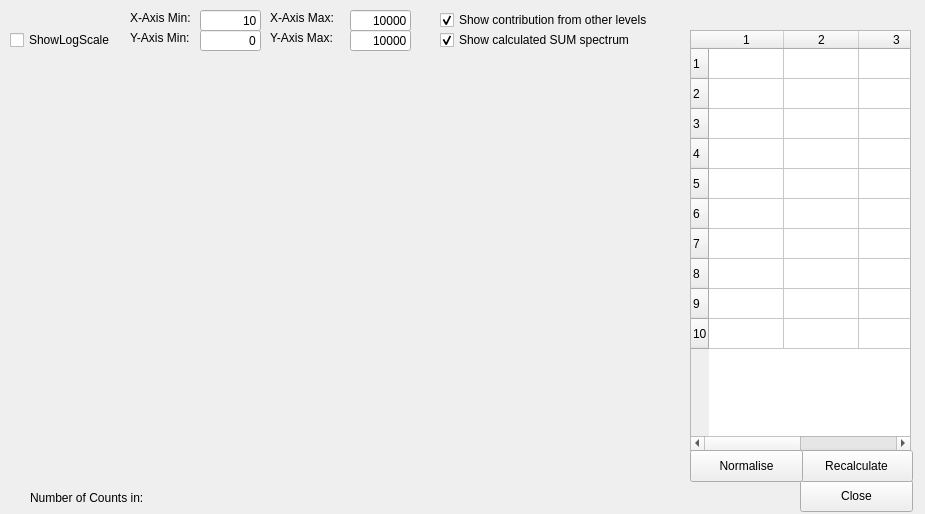
<?xml version="1.0" encoding="UTF-8"?>
<ui version="4.0">
 <class>ManualFitGraph</class>
 <widget class="QWidget" name="ManualFitGraph">
  <property name="geometry">
   <rect>
    <x>0</x>
    <y>0</y>
    <width>925</width>
    <height>514</height>
   </rect>
  </property>
  <property name="sizePolicy">
   <sizepolicy hsizetype="Preferred" vsizetype="Preferred">
    <horstretch>0</horstretch>
    <verstretch>0</verstretch>
   </sizepolicy>
  </property>
  <property name="windowTitle">
   <string>Manual Fit</string>
  </property>
  <widget class="QCustomPlot" name="histogramPlot" native="true">
   <property name="geometry">
    <rect>
     <x>30</x>
     <y>50</y>
     <width>651</width>
     <height>291</height>
    </rect>
   </property>
  </widget>
  <widget class="QPushButton" name="buttonClose">
   <property name="geometry">
    <rect>
     <x>800</x>
     <y>480</y>
     <width>113</width>
     <height>32</height>
    </rect>
   </property>
   <property name="text">
    <string>Close</string>
   </property>
  </widget>
  <widget class="QCustomPlot" name="histogramDiffPlot" native="true">
   <property name="geometry">
    <rect>
     <x>30</x>
     <y>350</y>
     <width>651</width>
     <height>131</height>
    </rect>
   </property>
  </widget>
  <widget class="QCheckBox" name="LogScaleCheck">
   <property name="geometry">
    <rect>
     <x>10</x>
     <y>30</y>
     <width>111</width>
     <height>20</height>
    </rect>
   </property>
   <property name="text">
    <string>ShowLogScale</string>
   </property>
  </widget>
  <widget class="QLabel" name="labelXAxisMin">
   <property name="geometry">
    <rect>
     <x>130</x>
     <y>10</y>
     <width>91</width>
     <height>16</height>
    </rect>
   </property>
   <property name="text">
    <string>X-Axis Min:</string>
   </property>
  </widget>
  <widget class="QLineEdit" name="lineEditXAxisMin">
   <property name="geometry">
    <rect>
     <x>200</x>
     <y>10</y>
     <width>61</width>
     <height>21</height>
    </rect>
   </property>
   <property name="text">
    <string>10</string>
   </property>
   <property name="maxLength">
    <number>6</number>
   </property>
   <property name="alignment">
    <set>Qt::AlignRight|Qt::AlignTrailing|Qt::AlignVCenter</set>
   </property>
  </widget>
  <widget class="QLineEdit" name="lineEditXAxisMax">
   <property name="geometry">
    <rect>
     <x>350</x>
     <y>10</y>
     <width>61</width>
     <height>21</height>
    </rect>
   </property>
   <property name="text">
    <string>10000</string>
   </property>
   <property name="maxLength">
    <number>6</number>
   </property>
   <property name="alignment">
    <set>Qt::AlignRight|Qt::AlignTrailing|Qt::AlignVCenter</set>
   </property>
  </widget>
  <widget class="QLabel" name="labelXAxisMax">
   <property name="geometry">
    <rect>
     <x>270</x>
     <y>10</y>
     <width>81</width>
     <height>16</height>
    </rect>
   </property>
   <property name="text">
    <string>X-Axis Max:</string>
   </property>
  </widget>
  <widget class="QTableWidget" name="tableLevels">
   <property name="geometry">
    <rect>
     <x>690</x>
     <y>30</y>
     <width>221</width>
     <height>421</height>
    </rect>
   </property>
   <property name="sizePolicy">
    <sizepolicy hsizetype="Expanding" vsizetype="Expanding">
     <horstretch>2</horstretch>
     <verstretch>2</verstretch>
    </sizepolicy>
   </property>
   <property name="iconSize">
    <size>
     <width>0</width>
     <height>0</height>
    </size>
   </property>
   <property name="rowCount">
    <number>10</number>
   </property>
   <property name="columnCount">
    <number>4</number>
   </property>
   <attribute name="horizontalHeaderDefaultSectionSize">
    <number>75</number>
   </attribute>
   <attribute name="horizontalHeaderStretchLastSection">
    <bool>true</bool>
   </attribute>
   <row/>
   <row/>
   <row/>
   <row/>
   <row/>
   <row/>
   <row/>
   <row/>
   <row/>
   <row/>
   <column/>
   <column/>
   <column/>
   <column/>
  </widget>
  <widget class="QPushButton" name="buttonRecalculate">
   <property name="geometry">
    <rect>
     <x>800</x>
     <y>450</y>
     <width>113</width>
     <height>32</height>
    </rect>
   </property>
   <property name="text">
    <string>Recalculate</string>
   </property>
  </widget>
  <widget class="QPushButton" name="buttonNormalise">
   <property name="geometry">
    <rect>
     <x>690</x>
     <y>450</y>
     <width>113</width>
     <height>32</height>
    </rect>
   </property>
   <property name="text">
    <string>Normalise</string>
   </property>
  </widget>
  <widget class="QCheckBox" name="checkContrOtherLevels">
   <property name="geometry">
    <rect>
     <x>440</x>
     <y>10</y>
     <width>241</width>
     <height>20</height>
    </rect>
   </property>
   <property name="text">
    <string>Show contribution from other levels</string>
   </property>
   <property name="checked">
    <bool>true</bool>
   </property>
  </widget>
  <widget class="QLabel" name="labelNoCounts">
   <property name="geometry">
    <rect>
     <x>30</x>
     <y>490</y>
     <width>651</width>
     <height>16</height>
    </rect>
   </property>
   <property name="text">
    <string>Number of Counts in:</string>
   </property>
  </widget>
  <widget class="QLabel" name="labelYAxisMin">
   <property name="geometry">
    <rect>
     <x>130</x>
     <y>30</y>
     <width>71</width>
     <height>16</height>
    </rect>
   </property>
   <property name="text">
    <string>Y-Axis Min:</string>
   </property>
  </widget>
  <widget class="QLabel" name="labelYAxisMax">
   <property name="geometry">
    <rect>
     <x>270</x>
     <y>30</y>
     <width>81</width>
     <height>16</height>
    </rect>
   </property>
   <property name="text">
    <string>Y-Axis Max:</string>
   </property>
  </widget>
  <widget class="QLineEdit" name="lineEditYAxisMin">
   <property name="geometry">
    <rect>
     <x>200</x>
     <y>30</y>
     <width>61</width>
     <height>21</height>
    </rect>
   </property>
   <property name="text">
    <string>0</string>
   </property>
   <property name="alignment">
    <set>Qt::AlignRight|Qt::AlignTrailing|Qt::AlignVCenter</set>
   </property>
  </widget>
  <widget class="QLineEdit" name="lineEditYAxisMax">
   <property name="geometry">
    <rect>
     <x>350</x>
     <y>30</y>
     <width>61</width>
     <height>21</height>
    </rect>
   </property>
   <property name="text">
    <string>10000</string>
   </property>
   <property name="alignment">
    <set>Qt::AlignRight|Qt::AlignTrailing|Qt::AlignVCenter</set>
   </property>
  </widget>
  <widget class="QCheckBox" name="checkShowSIM">
   <property name="geometry">
    <rect>
     <x>440</x>
     <y>30</y>
     <width>231</width>
     <height>20</height>
    </rect>
   </property>
   <property name="text">
    <string>Show calculated SUM spectrum</string>
   </property>
   <property name="checked">
    <bool>true</bool>
   </property>
  </widget>
 </widget>
 <customwidgets>
  <customwidget>
   <class>QCustomPlot</class>
   <extends>QWidget</extends>
   <header>qcustomplot.h</header>
   <container>1</container>
  </customwidget>
 </customwidgets>
 <resources/>
 <connections/>
</ui>
